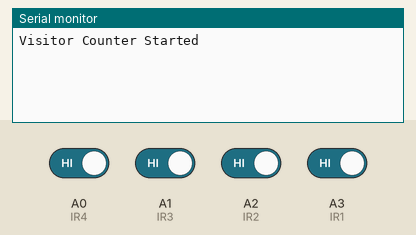
The sketch below on a simulated Arduino Uno, built with avr-gcc and run on an emulated ATmega328P. On the bench: the last lines printed to the serial monitor. The test bench sets the inputs (shaded band); at power-on: A0 (IR4), A1 (IR3), A2 (IR2), A3 (IR1) HIGH.

Above: at 1.2 s.
1.3 s: A0 (IR4) driven LOW and A1 (IR3) driven LOW
At 2.2 s:
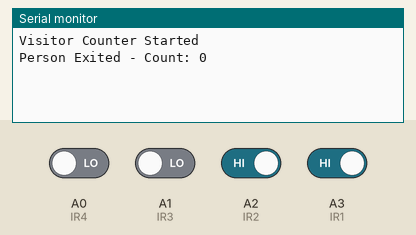
3.0 s: A2 (IR2) driven LOW and A3 (IR1) driven LOW
At 4.7 s:
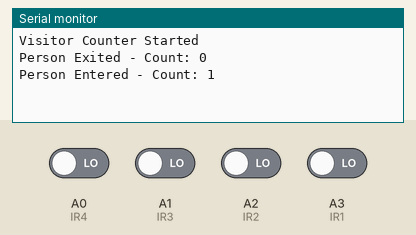

Measured:
- after the input at 1.3 s, the serial monitor: prints a new line after 0.20 s (image 1)
- after the input at 3.0 s, the serial monitor: prints a new line after 0.20 s (image 2)

The sketch:

Person_cout.ino
```cpp
#define IR1 A3  // Entrance 1
#define IR2 A2  // Entrance 2
#define IR3 A1  // Exit 1
#define IR4 A0  // Exit 2

int peopleCount = 0;

void setup() {
  Serial.begin(9600);

  pinMode(IR1, INPUT);
  pinMode(IR2, INPUT);
  pinMode(IR3, INPUT);
  pinMode(IR4, INPUT);

  Serial.println("Visitor Counter Started");
}

void loop() {
  static bool inFlag = false;
  static bool outFlag = false;

  // Detect entrance
  if (digitalRead(IR1) == LOW && digitalRead(IR2) == LOW && !inFlag) {
    delay(200);  // Debounce delay
    if (digitalRead(IR1) == LOW && digitalRead(IR2) == LOW) {
      peopleCount++;
      inFlag = true;
      Serial.println("Person Entered - Count: " + String(peopleCount));
    }
  }
  if (digitalRead(IR1) == HIGH && digitalRead(IR2) == HIGH) {
    inFlag = false;
  }

  // Detect exit
  if (digitalRead(IR3) == LOW && digitalRead(IR4) == LOW && !outFlag) {
    delay(200);  // Debounce delay
    if (digitalRead(IR3) == LOW && digitalRead(IR4) == LOW) {
      peopleCount--;
      if (peopleCount < 0) peopleCount = 0;  // Prevent negative count
      outFlag = true;
      Serial.println("Person Exited - Count: " + String(peopleCount));
    }
  }
  if (digitalRead(IR3) == HIGH && digitalRead(IR4) == HIGH) {
    outFlag = false;
  }
}
```
